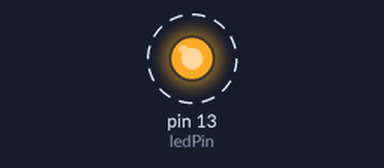
A sketch run on a simulated Arduino Mega 2560, built with avr-gcc and run on an emulated ATmega2560. On the bench: output pins drawn as LEDs (lit = HIGH). Dashed ring = blinking.

Above: at 0.5 s.
Timing chart, 0 to 4.6 s (numbered marks = the images above):
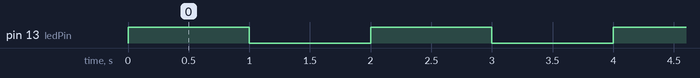

Measured:
- by itself, pin 13 (ledPin): alternates HIGH for 1.0 s and LOW for 1.0 s

The sketch:

timer3_1hz_digitalwrite.ino
```cpp
// (licence header left out)
#define ledPin 13

void setupTimer3() {
  noInterrupts();
  // Clear registers
  TCCR3A = 0;
  TCCR3B = 0;
  TCNT3 = 0;

  // 1 Hz (16000000/((15624+1)*1024))
  OCR3A = 15624;
  // CTC
  TCCR3B |= (1 << WGM32);
  // Prescaler 1024
  TCCR3B |= (1 << CS32) | (1 << CS30);
  // Output Compare Match A Interrupt Enable
  TIMSK3 |= (1 << OCIE3A);
  interrupts();
}

void setup() {
  pinMode(ledPin, OUTPUT);
  setupTimer3();
}

void loop() {
}

ISR(TIMER3_COMPA_vect) {
  digitalWrite(ledPin, digitalRead(ledPin) ^ 1);
}
```
